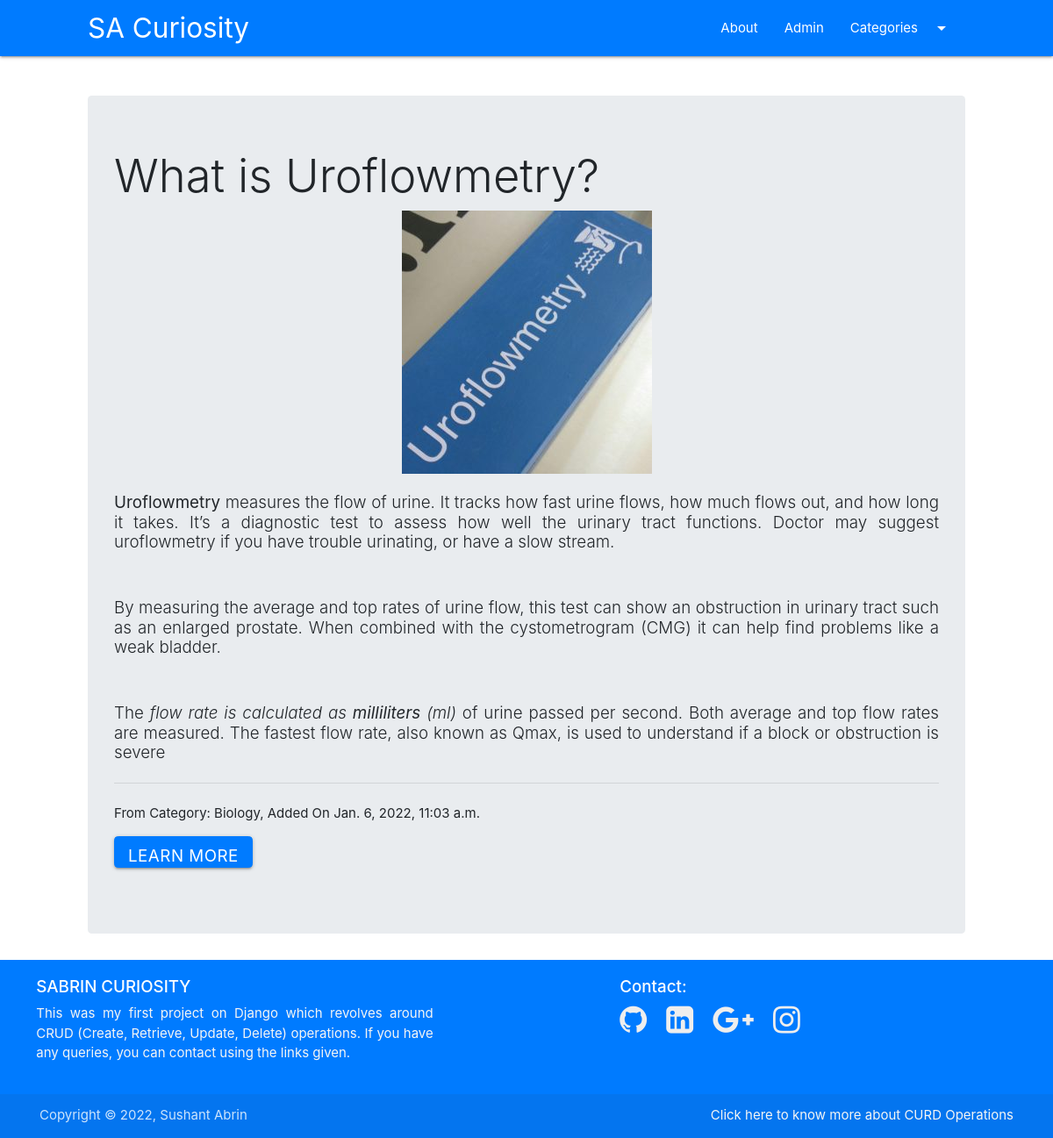
The app's page /curiosity/uroflometry with its own data.
### curiosity/models.py (models this page shows, shortened)
class Post(models.Model):
    post_id = models.AutoField(primary_key = True)
    title = models.CharField(max_length=200)
    content = HTMLField()
    url=models.CharField(max_length=100)
    cat = models.ForeignKey(Category,on_delete=models.CASCADE)
    image = models.ImageField(upload_to='post/')
    date_added = models.DateTimeField(auto_now_add=True,null=True)

class Category(models.Model):
    title = models.CharField(max_length=100)
    cat_id = models.AutoField(primary_key=True)
    description = models.TextField()
    url = models.CharField(max_length=100)
    image = models.ImageField(upload_to='category/')
    date_added = models.DateTimeField(auto_now_add=True,null=True)

### curiosity/views.py (the view)
# urls.py: path('curiosity/<slug:url>', post),
def post(request,url):
    post = Post.objects.get(url=url)
    cats = Category.objects.all()
    return render(request,'posts.html',{'post':post, 'cats':cats})

### templates/posts.html (shortened to what this page needs)
{%extends 'base.html'%}
{%block content%}
<br><br>
    <div class="jumbotron">
      <h1 class="display-4">{{post.title}}</h1>
      <center><img src="/media/{{post.image}}" class="responsive-img"  alt=""></center><br>
      <h6 class="lead" align="justify">{{post.content | safe}}</h6>
      <hr class="my-4">
      <p>From Category: {{post.cat.title}}, Added On {{post.date_added}} </p>
      <p class="lead">
        <a class="btn btn-primary btn-lg" href="https://www.google.com/search?q={{post.title}}" role="button">Learn more</a>
      </p>
    </div>
  </div>
{%endblock%}

### records on screen
Post: title "What is Uroflowmetry?", image (picture), content "Uroflowmetry measures the flow of urine. It tracks how fast urine flows, how much flows out, and how long it takes. It’s a diagnostic test to assess how well the urinary tract functions. Doctor may suggest uroflowmetry if you have trouble urinating, or have a slow stream. By measuring the average and top rates of urine flow, this test can show an obstruction in urinary tract such as an enlarged prostate. When combined with the cystometrogram (CMG) it can help find problems like a weak bladder. The flow rate is calculated as milliliters (ml) of urine passed per second. Both average and top flow rates are measured. The fastest flow rate, also known as Qmax, is used to understand if a block or…", cat "Biology", date_added "Jan. 6, 2022, 11:03 a.m."
